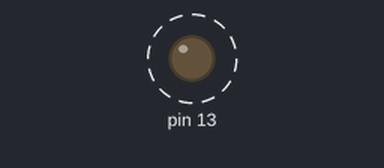
The sketch below on a simulated Arduino Uno, built with avr-gcc and run on an emulated ATmega328P. On the bench: output pins drawn as LEDs (lit = HIGH). Dashed ring = blinking.

Above: at 0.5 s.
Timing chart, 0 to 5.8 s (numbered marks = the images above):
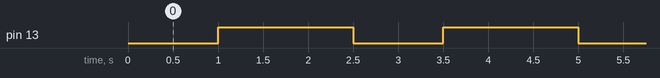

Measured:
- by itself, pin 13: alternates HIGH for 1.5 s and LOW for 1.0 s

The sketch:

sketch_jul16b.ino
```cpp
unsigned long startTime;
unsigned long currentTime;

void setup()
{
  pinMode(13, OUTPUT);
  startTime = millis();
}

void loop()
{
  currentTime = millis();
  if(currentTime - startTime > 1000)
  {
    manipulateCar('r');
    return;
  }
}

void manipulateCar(char command)
{
  switch(command)
  {
    case 'r':
      invokeRelay('r');
      startTime = millis();
    default: break;
  }
}

void invokeRelay(char relay)
{
  manipulateRelay(relay, HIGH);
  delay(1500);
  manipulateRelay(relay, LOW);
}

void manipulateRelay(char relay, bool state)
{
  switch(relay)
  {
    case 'r': digitalWrite(13, state); break;
    default: break;
  }
}
```
